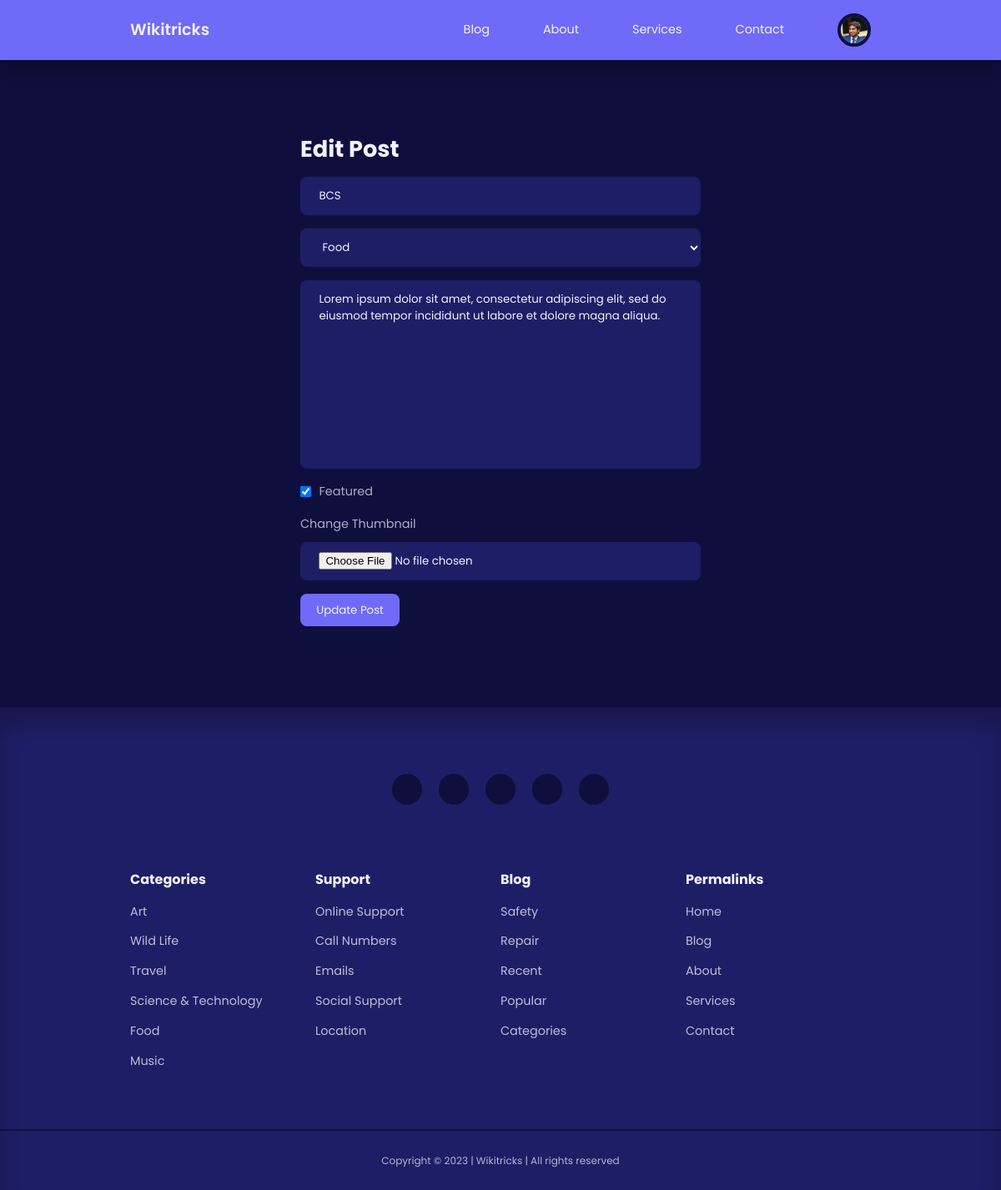
Screenshot of /admin/edit-post.php?id=5 (signed in) with the database file from the repository.
### tables this page shows
CREATE TABLE `users` (
  `id` int(11) UNSIGNED NOT NULL,
  `firstname` varchar(50) NOT NULL,
  `lastname` varchar(50) NOT NULL,
  `username` varchar(50) NOT NULL,
  `email` varchar(100) NOT NULL,
  `password` varchar(255) NOT NULL,
  `avatar` varchar(255) NOT NULL,
  `is_admin` tinyint(1) NOT NULL
);

CREATE TABLE `posts` (
  `id` int(11) UNSIGNED NOT NULL,
  `title` varchar(255) NOT NULL,
  `body` text NOT NULL,
  `thumbnail` varchar(255) NOT NULL,
  `date_time` timestamp NOT NULL DEFAULT current_timestamp(),
  `category_id` int(11) UNSIGNED DEFAULT NULL,
  `author_id` int(11) UNSIGNED NOT NULL,
  `is_featured` tinyint(1) NOT NULL
);

### admin/partials/header.php (called while the page is built, shortened)
<?php
require '../partials/header.php';

### admin/edit-post.php (the view, shortened to what this page needs)
<?php
include 'partials/header.php';
$category_query = "SELECT * FROM categories";
$categories = mysqli_query($connection, $category_query);
if (isset($_GET['id'])) {
    $id = filter_var($_GET['id'], FILTER_SANITIZE_NUMBER_INT);
    $query = "SELECT * FROM posts WHERE id=$id";
    $result = mysqli_query($connection, $query);
    $post = mysqli_fetch_assoc($result);
} else {
    header('location: ' . ROOT_URL . 'admin/');
    die();
}
?>
<section class="form__section">
    <div class="container form__section-container">
        <h2>Edit Post</h2>
        <form action="<?= ROOT_URL ?>admin/edit-post-logic.php" enctype="multipart/form-data" method="POST">
            <input type="text" name="title" value="<?= $post['title'] ?>" placeholder="Title">
            <select name="category">
                <?php while ($category = mysqli_fetch_assoc($categories)) : ?>
                    <option value="<?= $category['id'] ?>"><?= $category['title'] ?></option>
                <?php endwhile ?>
            </select>
            <textarea style="resize:none" rows="10" name="body" placeholder="Body"><?= $post['body'] ?></textarea>
            <div class="form__control inline">
                <input type="checkbox" name="is_featured" id="is_featured" value="1" checked>
                <label for="is_featured">Featured</label>
            </div>
            <div class="form__control">
                <label for="thumbnail">Change Thumbnail</label>
                <input type="file" name="thumbnail" id="thumbnail">
            </div>
            <button type="submit" name="submit" class="btn">Update Post</button>
        </form>
    </div>
</section>
<?php
include '../partials/footer.php';
?>

### partials/header.php (shortened to what this page needs)
<?php
require 'config/database.php';
if(isset($_SESSION['user-id'])) {
    $id = filter_var($_SESSION['user-id'], FILTER_SANITIZE_NUMBER_INT);
    $query = "SELECT avatar FROM users WHERE id=$id";
    $result = mysqli_query($connection, $query);
    $avatar = mysqli_fetch_assoc($result);
}
?>
<!DOCTYPE html>
<html lang="en">
<head>
    <link rel="stylesheet" href="<?= ROOT_URL ?>css/style.css">
    <link rel="stylesheet" href="https://unicons.iconscout.com/release/v4.0.0/css/line.css">
</head>
<body>
    <nav>
        <div class="container nav__container">
            <a href="<?= ROOT_URL ?>" class="nav__logo">Wikitricks</a>
            <ul class="nav__items">
                <li><a href="<?= ROOT_URL ?>blog.php">Blog</a></li>
                <li><a href="<?= ROOT_URL ?>about.php">About</a></li>
                <li><a href="<?= ROOT_URL ?>services.php">Services</a></li>
                <li><a href="<?= ROOT_URL ?>contact.php">Contact</a></li>
                <?php if (isset($_SESSION['user-id'])) : ?>
                    <li class="nav__profile">
                        <div class="avatar">
                            <img src="<?= ROOT_URL . 'images/' . $avatar['avatar'] ?>">
                        </div>
                    </li>
                <?php else : ?>
                    <li><a href="<?= ROOT_URL ?>signin.php">Signin</a></li>
                <?php endif ?>
            </ul>
        </div>
    </nav>

### css/style.css (style rules this page uses)
:root { --color-primary: #6f6af8; --color-primary-light: hsl(242, 91%, 69%, 18%); --color-primary-variant: #5854c7; --color-red: #da0f3f; --color-red-light: hsl(346, 87%, 46%, 15%); --color-green: #00c476; --color-green-light: hsl(156, 100%, 38%, 15%); --color-gray-900: #1e1e66; --color-gray-700: #2d2b7c; --color-gray-300: rgba(242, 242, 254, 0.3); --color-gray-200: rgba(242, 242, 254, 0.7); --color-white: #f2f2fe; --color-bg: #0f0f3e; --transition: all 300ms ease; --container-width-lg: 74%; --container-width-md: 88%; --form-width: 40%; --card-border-radius-1: 0.3rem; --card-border-radius-2: 0.5rem; --card-border-radius-3: 0.8rem; --card-border-radius-4: 2rem; --card-border-radius-5: 5rem; }
* { margin: 0; padding: 0; outline: 0; border: 0; appearance: 0; list-style: none; text-decoration: none; box-sizing: border-box; font-family: 'Poppins', sans-serif; }
body { line-height: 1.6; color: var(--color-gray-200); overflow-x: hidden; background: var(--color-bg); font-size: 0.9rem; }
.container { width: var(--container-width-lg); max-width: 1800px; margin-inline: auto; }
section { margin-top: 3rem; width: 100vw; }
h1, h2, h3, h4, h5 { color: var(--color-white); line-height: 1.3; }
h2 { font-size: 1.7rem; margin: 1rem 0; }
a { color: var(--color-white); transition: var(--transition); }
img { display: block; width: 100%; object-fit: cover; }
nav { background: var(--color-primary); width: 100vw; height: 4.5rem; position: fixed; top: 0; z-index: 10; box-shadow: 0 1rem 1rem rgba(0, 0, 0, 0.2); }
.nav__container { height: 100%; display: flex; align-items: center; justify-content: space-between; }
.avatar { width: 2.5rem; height: 2.5rem; border-radius: 50%; overflow: hidden; border: 0.3rem solid var(--color-bg); }
.nav__logo { font-weight: 600; font-size: 1.2rem; }
.nav__items { display: flex; align-items: center; gap: 4rem; }
.nav__profile { position: relative; cursor: pointer; }
.btn { display: inline-block; width: fit-content; padding: 0.6rem 1.2rem; background-color: var(--color-primary); border-radius: var(--card-border-radius-2); cursor: pointer; transition: var(--transition); color: var(--color-white); }
.form__section { display: grid; place-items: center; height: 100vh; }
.form__section-container { width: var(--form-width); }
form { display: flex; flex-direction: column; gap: 1rem; }
.form__control { display: flex; flex-direction: column; gap: 0.6rem; }
.form__control.inline { flex-direction: row; align-items: center; }
input, textarea, select { padding: 0.8rem 1.4rem; background-color: var(--color-gray-900); border-radius: var(--card-border-radius-2); resize: 2; color: var(--color-white); }

### rows the page displays
users: avatar (picture)
posts: title "BCS", body "Lorem ipsum dolor sit amet, consectetur adipiscing elit, sed do eiusmod tempor incididunt ut labore et dolore magna aliqua."

### other values shown
form field category "Food"
